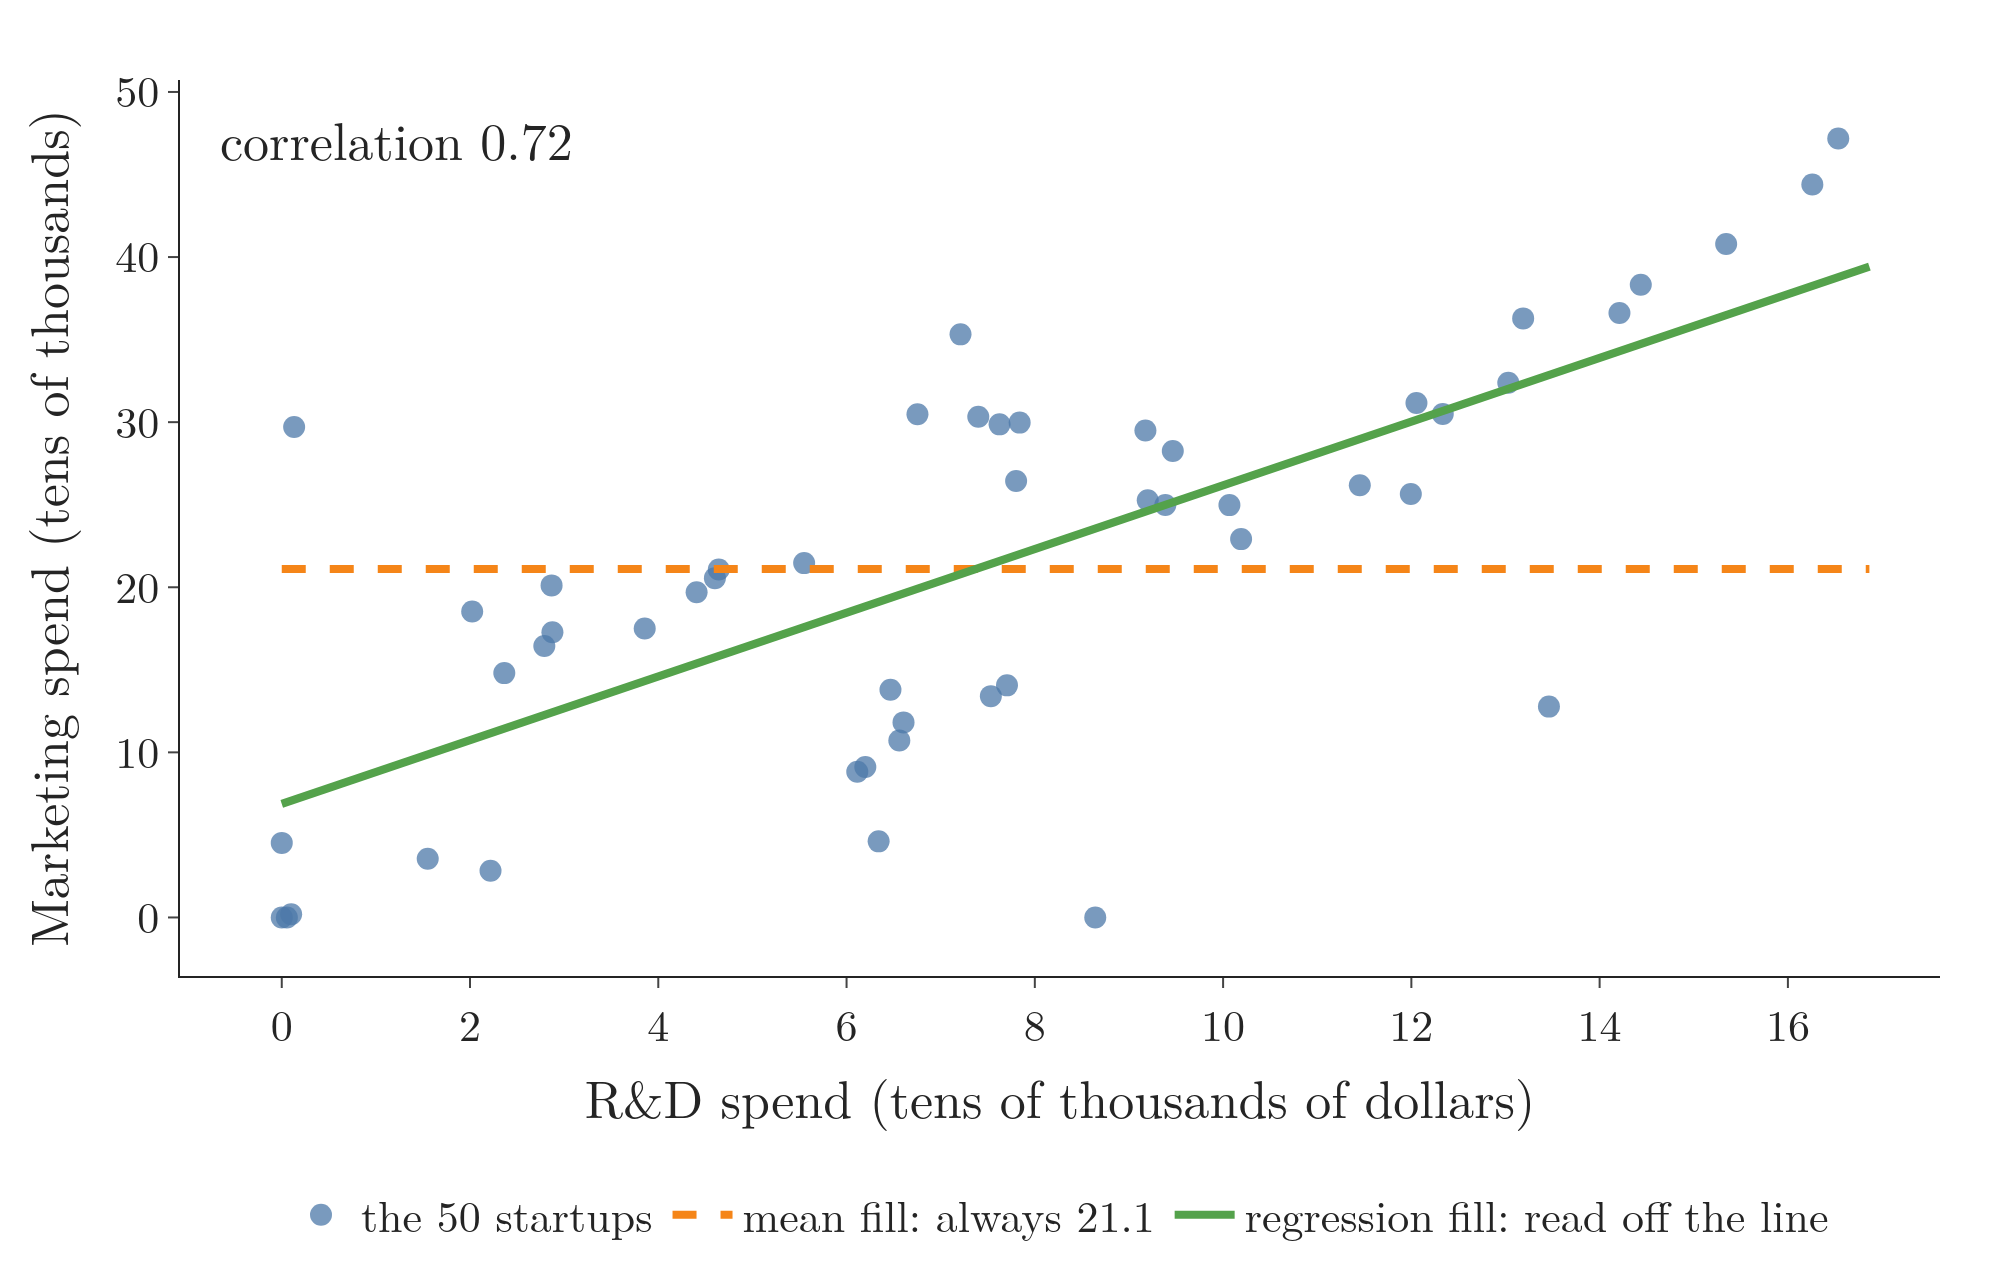

Here is the Python script that generated this plot:
"""Plotly charts for Note ML-039, Sections 2 and 8.4: why MICE needs related features.
1. related_features: R&D vs Marketing for the 50 startups. A mean fill ignores R&D (flat line); a regression fill reads
   the gap off the sloped line, which follows the points (correlation 0.72).
2. imputer_error: the Notebook's 100-split test, real columns vs columns shuffled one by one (links broken).
Run: python related_features.py -> related_features.png/.pdf, imputer_error.png/.pdf"""
import warnings
from pathlib import Path

import numpy as np
import pandas as pd
import plotly.graph_objects as go
from sklearn.experimental import enable_iterative_imputer  # noqa: F401
from sklearn.impute import IterativeImputer, KNNImputer, SimpleImputer
from sklearn.model_selection import train_test_split

warnings.filterwarnings("ignore")
here = Path(__file__).parent
BLUE, ORANGE, GREEN, RED, GREY = "#4C78A8", "#F58518", "#54A24B", "#E45756", "#6B6B6B"
FONT = dict(family="Latin Modern Roman", size=22)


def save(fig, name, width, height, bottom=70):
    fig.update_layout(template="simple_white", width=width, height=height, font=FONT,
                      margin=dict(l=90, r=30, t=40, b=bottom))
    fig.write_image(here / f"{name}.png", scale=2)
    fig.write_image(here / f"{name}.pdf")


full = pd.read_csv(here.parent / "data" / "50_Startups.csv")
data = full[["R&D Spend", "Administration", "Marketing Spend"]] / 10000
x, y = data["R&D Spend"], data["Marketing Spend"]
r = x.corr(y)
assert round(r, 2) == 0.72

# 1. two ways to fill a Marketing gap: the mean (ignores R&D) or a line through the other startups
slope, intercept = np.polyfit(x, y, 1)
grid = np.array([0, x.max() * 1.02])
fig = go.Figure()
fig.add_trace(go.Scatter(x=x, y=y, mode="markers", marker=dict(color=BLUE, size=11, opacity=0.75),
                         name="the 50 startups"))
fig.add_trace(go.Scatter(x=grid, y=[y.mean()] * 2, mode="lines", line=dict(color=ORANGE, width=4, dash="dash"),
                         name=f"mean fill: always {y.mean():.1f}"))
fig.add_trace(go.Scatter(x=grid, y=intercept + slope * grid, mode="lines", line=dict(color=GREEN, width=4),
                         name="regression fill: read off the line"))
fig.add_annotation(x=0.02, y=0.98, xref="paper", yref="paper", showarrow=False, xanchor="left",
                   text=f"correlation {r:.2f}", font=dict(size=26))
fig.update_xaxes(title="R&D spend (tens of thousands of dollars)")
fig.update_yaxes(title="Marketing spend (tens of thousands)")
fig.update_layout(legend=dict(orientation="h", x=0.5, xanchor="center", y=-0.22))
save(fig, "related_features", 1000, 640, bottom=150)


# 2. the Notebook's test: 100 splits, 20% of values hidden, error of each imputer on real and on shuffled columns
def compare(d):
    imputers = {"Mean": SimpleImputer(), "KNN, k = 5": KNNImputer(), "Iterative": IterativeImputer(random_state=0)}
    sq_err = {name: [] for name in imputers}
    for seed in range(100):
        train, test = train_test_split(d, test_size=0.3, random_state=seed)
        rng = np.random.default_rng(seed)
        train_gaps = train.mask(rng.random(train.shape) < 0.2)
        test_gaps = test.mask(rng.random(test.shape) < 0.2)
        hidden = test_gaps.isna().values
        for name, imp in imputers.items():
            imp.fit(train_gaps)
            sq_err[name] += list((imp.transform(test_gaps) - test.values)[hidden] ** 2)
    return {name: round(np.sqrt(np.mean(e)), 2) for name, e in sq_err.items()}


real = compare(data)
rng = np.random.default_rng(0)
shuffled = compare(data.apply(lambda c: rng.permutation(c.values)))
assert list(real.values()) == [7.54, 6.69, 5.88], real
assert list(shuffled.values()) == [7.78, 8.64, 8.10], shuffled
fig = go.Figure()
for res, colour, name in [(real, BLUE, "real data (features related)"), (shuffled, GREY, "columns shuffled (links broken)")]:
    fig.add_trace(go.Bar(x=list(res), y=list(res.values()), marker_color=colour, name=name,
                         text=[f"{v:.2f}" for v in res.values()], textposition="outside", textfont=dict(size=22)))
fig.update_yaxes(title="error of the fills (lower is better)", range=[0, 10])
fig.update_layout(barmode="group", bargap=0.3, legend=dict(orientation="h", x=0.5, xanchor="center", y=-0.15))
save(fig, "imputer_error", 1000, 560, bottom=130)
print("real", real, "shuffled", shuffled)
